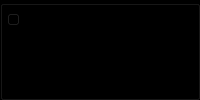
           <widget class="QGroupBox" name="box_coronal">
            <property name="sizePolicy">
             <sizepolicy hsizetype="Expanding" vsizetype="Expanding">
              <horstretch>0</horstretch>
              <verstretch>0</verstretch>
             </sizepolicy>
            </property>
            <property name="styleSheet">
             <string notr="true">background-color: rgb(0, 0, 0);</string>
            </property>
            <property name="title">
             <string/>
            </property>
            <layout class="QVBoxLayout" name="verticalLayout_4" stretch="1,19">
             <property name="spacing">
              <number>0</number>
             </property>
             <property name="leftMargin">
              <number>0</number>
             </property>
             <property name="topMargin">
              <number>0</number>
             </property>
             <property name="rightMargin">
              <number>0</number>
             </property>
             <property name="bottomMargin">
              <number>0</number>
             </property>
             <item>
              <widget class="QGroupBox" name="edit_coronal_box">
               <property name="sizePolicy">
                <sizepolicy hsizetype="Expanding" vsizetype="Expanding">
                 <horstretch>0</horstretch>
                 <verstretch>0</verstretch>
                </sizepolicy>
               </property>
               <property name="styleSheet">
                <string notr="true">border:None;</string>
               </property>
               <property name="title">
                <string/>
               </property>
               <property name="flat">
                <bool>true</bool>
               </property>
               <layout class="QHBoxLayout" name="horizontalLayout_5">
                <property name="spacing">
                 <number>0</number>
                </property>
                <property name="leftMargin">
                 <number>0</number>
                </property>
                <property name="topMargin">
                 <number>0</number>
                </property>
                <property name="rightMargin">
                 <number>0</number>
                </property>
                <property name="bottomMargin">
                 <number>0</number>
                </property>
                <item>
                 <widget class="QSlider" name="horizontalSlider">
                  <property name="orientation">
                   <enum>Qt::Horizontal</enum>
                  </property>
                 </widget>
                </item>
               </layout>
              </widget>
             </item>
             <item>
              <widget class="QVTKWidget" name="widget_coron" native="true">
               <property name="sizePolicy">
                <sizepolicy hsizetype="Expanding" vsizetype="Expanding">
                 <horstretch>0</horstretch>
                 <verstretch>0</verstretch>
                </sizepolicy>
               </property>
               <property name="styleSheet">
                <string notr="true">background-color: rgb(0, 0, 0);border:none;</string>
               </property>
              </widget>
             </item>
            </layout>
           </widget>
